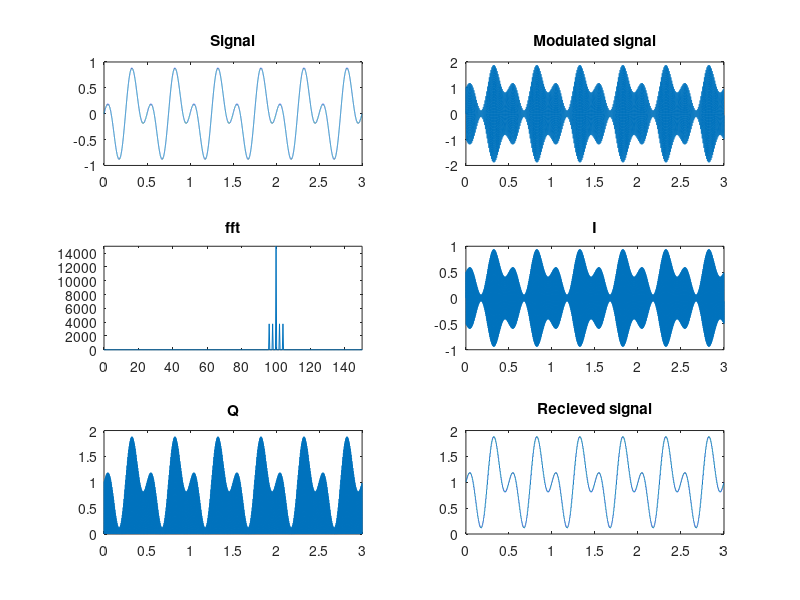

Write the MATLAB code that produced this figure.
%% AM modulatie
Fs = 10000;
t_length = 3; % seconds
t = 0:1/Fs:t_length-1/Fs;
N = length(t);
signal = sin(2*pi*t).*cos(2*pi*3*t);
% carrier = sin(2*pi*100*t);
f_carrier = 100;
subplot(3,2,1)
plot(t,signal)
title("Signal")

RF_0 = cos(2*pi*f_carrier*t);
RF_90 = sin(2*pi*f_carrier*t);
I_in = (0) .* RF_0;
Q_in = (1+signal) .* RF_90;
RF_signal = I_in + Q_in;

% modulated_signal = carrier .* (1 + signal);
modulated_signal = RF_signal;
subplot(3,2,2)
plot(t, modulated_signal)
title("Modulated signal")

y = fft(modulated_signal);
f = (0:N-1)*Fs/N;
fshift = (-N/2:N/2-1)*Fs/N;
yshift = fftshift(y);
subplot(3,2,3)
plot(fshift, abs(yshift))
axis([0 150 0 15000])
title("fft")

% Am demodulation
I = cos(2*f_carrier*pi*t).*modulated_signal;
Q = sin(2*f_carrier*pi*t).*modulated_signal;
received_signal = movmax(sqrt(I.^2 + Q.^2), Fs/2/f_carrier);

subplot(3,2,4)
plot(t,I)
title("I")
subplot(3,2,5)
plot(t,Q)
title("Q")
subplot(3,2,6)
plot(t,received_signal)
title("Recieved signal")

%% FM modulatie


























